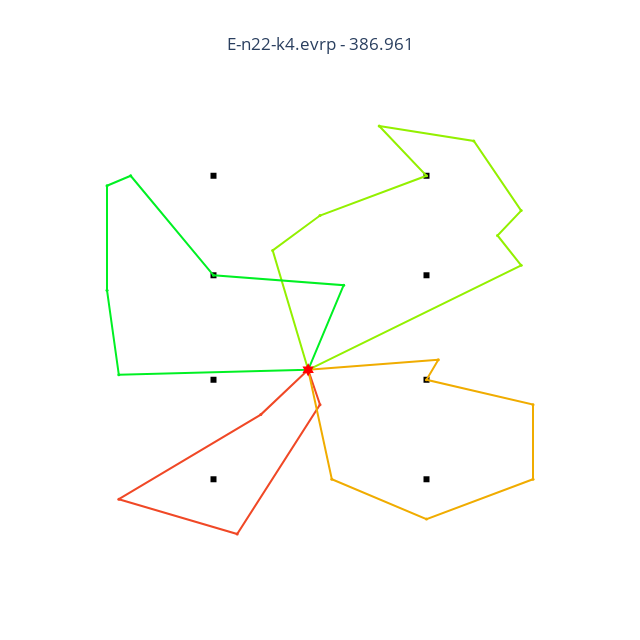
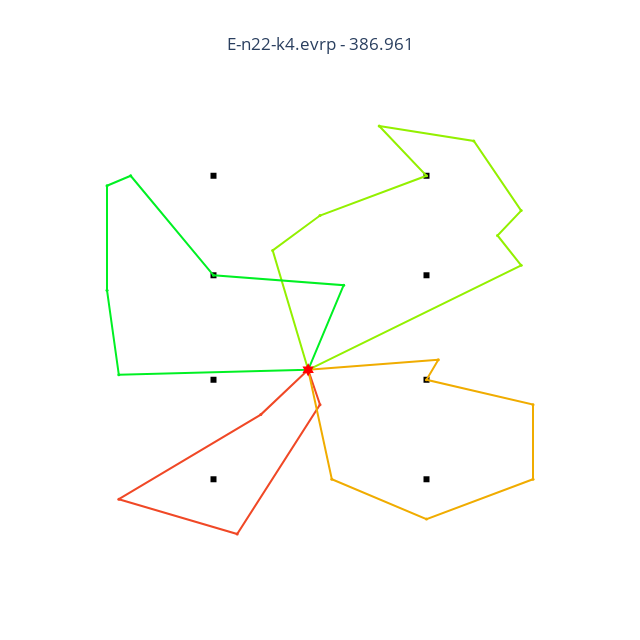

The cell these charts' notebook holds for them, in order:
### Code cell
def plot_instance(key):
    best_folder, _ = df[key].idxmin()
    solution = load_scores(best_folder)[key].solution
    args = Namespace(round_int=False, algo=None)
    instance = VRPInstance.from_path(f"dataset/train/data_evrp_wcci/{key}", args, f"sub_{key}")
    instance.name = key
    instance.solution = solution
    fig = instance.plot()
    fig.show()
    # fig.show("svg")
    # return fig.to_image("svg")

plot_instance("E-n22-k4.evrp")
# fig.add_image(plot_instance("E-n22-k4.evrp"))

### Figure 1 — Plotly figure (JSON) as saved in the notebook; plotly's stock layout.template omitted (floating-point values rounded to 4 significant figures)
{"data": [{"marker": {"color": "black", "size": 6, "symbol": "square"}, "mode": "markers", "name": "station", "type": "scatter", "x": [137, 137, 137, 137, 155, 155, 155, 155], "y": [193, 213, 234, 254, 193, 213, 234, 254]}, {"line": {"color": "rgb(240,72,38,240)", "width": 2}, "mode": "lines", "name": "EVRP1", "type": "scatter", "x": [145, 141, 129, 139, 146, 145], "y": [215, 206, 189, 182, 208, 215]}, {"line": {"color": "rgb(240,172,0,240)", "width": 2}, "mode": "lines", "name": "EVRP2", "type": "scatter", "x": [145, 147, 155, 164, 164, 155, 156, 145], "y": [215, 193, 185, 193, 208, 213, 217, 215]}, {"line": {"color": "rgb(147,240,0,240)", "width": 2}, "mode": "lines", "name": "EVRP3", "type": "scatter", "x": [145, 163, 161, 163, 159, 151, 155, 146, 142, 145], "y": [215, 236, 242, 247, 261, 264, 254, 246, 239, 215]}, {"line": {"color": "rgb(0,240,35,240)", "width": 2}, "mode": "lines", "name": "EVRP4", "type": "scatter", "x": [145, 129, 128, 128, 130, 137, 148, 145], "y": [215, 214, 231, 252, 254, 234, 232, 215]}, {"marker": {"color": "rgb(240,72,38,240)", "size": 3}, "mode": "markers", "name": "EVRP1", "type": "scatter", "x": [145, 141, 129, 139, 146, 145], "y": [215, 206, 189, 182, 208, 215]}, {"marker": {"color": "rgb(240,172,0,240)", "size": 3}, "mode": "markers", "name": "EVRP2", "type": "scatter", "x": [145, 147, 155, 164, 164, 155, 156, 145], "y": [215, 193, 185, 193, 208, 213, 217, 215]}, {"marker": {"color": "rgb(147,240,0,240)", "size": 3}, "mode": "markers", "name": "EVRP3", "type": "scatter", "x": [145, 163, 161, 163, 159, 151, 155, 146, 142, 145], "y": [215, 236, 242, 247, 261, 264, 254, 246, 239, 215]}, {"marker": {"color": "rgb(0,240,35,240)", "size": 3}, "mode": "markers", "name": "EVRP4", "type": "scatter", "x": [145, 129, 128, 128, 130, 137, 148, 145], "y": [215, 214, 231, 252, 254, 234, 232, 215]}, {"marker": {"color": "red", "size": 10, "symbol": "hexagram"}, "mode": "markers", "name": "depot", "type": "scatter", "x": [145], "y": [215]}], "layout": {"height": 640, "showlegend": false, "title": {"text": "E-n22-k4.evrp - 386.961", "x": 0.5}, "width": 640, "xaxis": {"visible": false}, "yaxis": {"visible": false}}}

### Figure 2 — Plotly figure (JSON) as saved in the notebook; plotly's stock layout.template omitted (floating-point values rounded to 4 significant figures)
{"data": [{"marker": {"color": "black", "size": 6, "symbol": "square"}, "mode": "markers", "name": "station", "type": "scatter", "x": [137, 137, 137, 137, 155, 155, 155, 155], "y": [193, 213, 234, 254, 193, 213, 234, 254]}, {"line": {"color": "rgb(240,72,38,240)", "width": 2}, "mode": "lines", "name": "EVRP1", "type": "scatter", "x": [145, 141, 129, 139, 146, 145], "y": [215, 206, 189, 182, 208, 215]}, {"line": {"color": "rgb(240,172,0,240)", "width": 2}, "mode": "lines", "name": "EVRP2", "type": "scatter", "x": [145, 147, 155, 164, 164, 155, 156, 145], "y": [215, 193, 185, 193, 208, 213, 217, 215]}, {"line": {"color": "rgb(147,240,0,240)", "width": 2}, "mode": "lines", "name": "EVRP3", "type": "scatter", "x": [145, 163, 161, 163, 159, 151, 155, 146, 142, 145], "y": [215, 236, 242, 247, 261, 264, 254, 246, 239, 215]}, {"line": {"color": "rgb(0,240,35,240)", "width": 2}, "mode": "lines", "name": "EVRP4", "type": "scatter", "x": [145, 129, 128, 128, 130, 137, 148, 145], "y": [215, 214, 231, 252, 254, 234, 232, 215]}, {"marker": {"color": "rgb(240,72,38,240)", "size": 3}, "mode": "markers", "name": "EVRP1", "type": "scatter", "x": [145, 141, 129, 139, 146, 145], "y": [215, 206, 189, 182, 208, 215]}, {"marker": {"color": "rgb(240,172,0,240)", "size": 3}, "mode": "markers", "name": "EVRP2", "type": "scatter", "x": [145, 147, 155, 164, 164, 155, 156, 145], "y": [215, 193, 185, 193, 208, 213, 217, 215]}, {"marker": {"color": "rgb(147,240,0,240)", "size": 3}, "mode": "markers", "name": "EVRP3", "type": "scatter", "x": [145, 163, 161, 163, 159, 151, 155, 146, 142, 145], "y": [215, 236, 242, 247, 261, 264, 254, 246, 239, 215]}, {"marker": {"color": "rgb(0,240,35,240)", "size": 3}, "mode": "markers", "name": "EVRP4", "type": "scatter", "x": [145, 129, 128, 128, 130, 137, 148, 145], "y": [215, 214, 231, 252, 254, 234, 232, 215]}, {"marker": {"color": "red", "size": 10, "symbol": "hexagram"}, "mode": "markers", "name": "depot", "type": "scatter", "x": [145], "y": [215]}], "layout": {"height": 640, "showlegend": false, "title": {"text": "E-n22-k4.evrp - 386.961", "x": 0.5}, "width": 640, "xaxis": {"visible": false}, "yaxis": {"visible": false}}}
